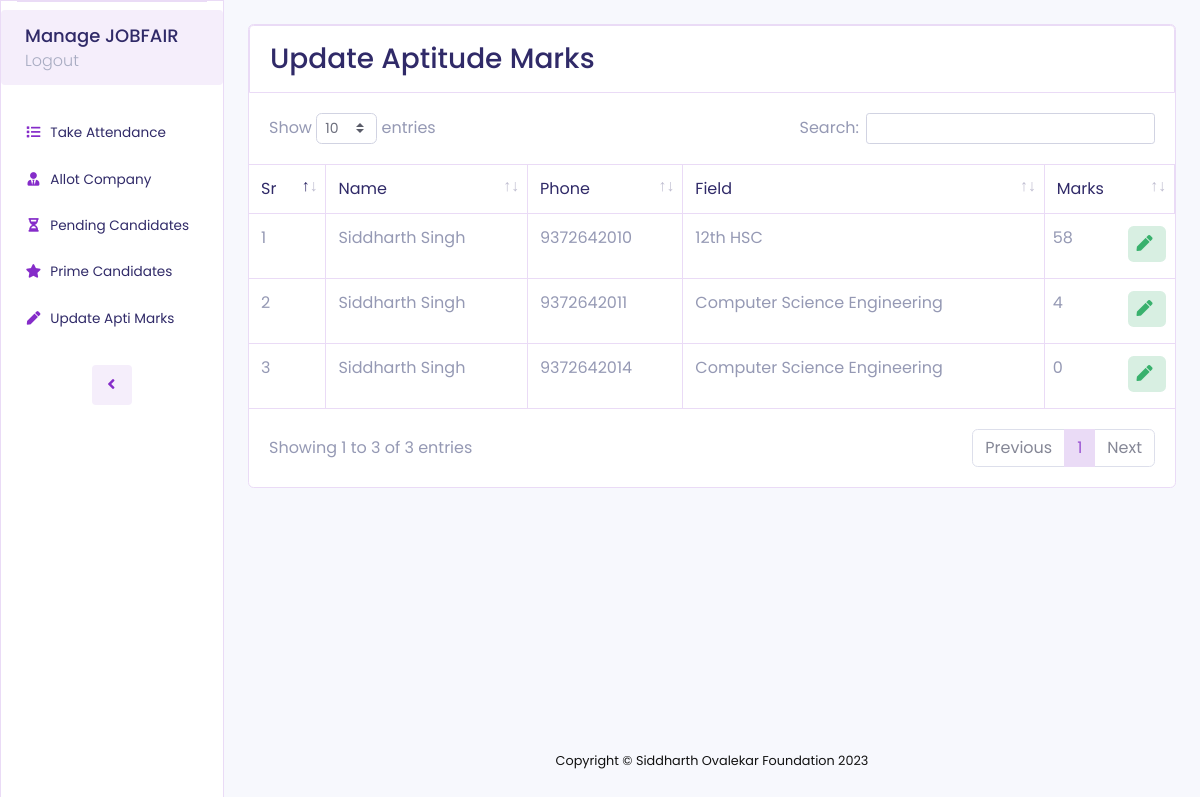
Screenshot of /admin/marks.php (signed in) with the database file from the repository.
### tables this page shows
CREATE TABLE `students` (
  `id` int(11) NOT NULL,
  `first_name` varchar(50) NOT NULL,
  `last_name` varchar(50) NOT NULL,
  `phone` bigint(15) NOT NULL,
  `email` varchar(500) NOT NULL,
  `college` varchar(250) NOT NULL,
  `category` varchar(100) NOT NULL,
  `field` varchar(300) NOT NULL,
  `tenth_marks` float NOT NULL,
  `twelfth_marks` float NOT NULL DEFAULT 0,
  `degree_marks` float NOT NULL DEFAULT 0,
  `year_of_passing` int(11) NOT NULL,
  `path` varchar(1000) NOT NULL,
  `dob` date NOT NULL,
  `attended` int(11) NOT NULL DEFAULT 0,
  `top` int(11) NOT NULL DEFAULT 0,
  `apti_marks` int(11) NOT NULL DEFAULT 0
);

### admin/marks.php (the view, shortened to what this page needs)
<?php
    include("partial.php");
?>
<!DOCTYPE html>
<html lang="en">
<head>
    <link href="assets/vendor/fontawesome-free/css/all.min.css" rel="stylesheet" type="text/css">
    <link href="assets/vendor/datatables/dataTables.bootstrap4.min.css" rel="stylesheet">
    <link href="assets/css/sb-admin-2.min.css" rel="stylesheet">
</head>
<body id="page-top">
    <div id="wrapper">
        <?php include("./sidebar.php"); ?>
        <div id="content-wrapper" class="d-flex flex-column">
            <div id="content">
                <div class="container-fluid mt-md-4">
                    <div class="card mb-4">
                        <div class="card-header py-3" style="border:1.5px solid #eadbf6; ">
                            <h3 class="m-0 font-weight-medium" style="color:#302a68;">Update Aptitude Marks</h3>
                        </div>
                        <div class="card-body p-0">
                            <div class="table-responsive">
                                <table class="table table-bordered" id="dataTable" width="100%" cellspacing="0">
                                    <thead>
                                        <tr>
                                            <th>Sr</th>
                                            <th>Name</th>
                                            <th>Phone</th>
                                            <th>Field</th>
                                            <th>Marks</th>
                                        </tr>
                                    </thead>
                                    <tbody>
                                    <?php
                                        $q= "select * from students";
                                        $r= mysqli_query($conn, $q);
                                        $i= 1;
                                        while($res=$r->fetch_assoc()){
                                            echo "<tr>
                                                    <td>".$i."</td>
                                                    <td>".$res['first_name']." ".$res['last_name']."</td>
                                                    <td>".$res['phone']."</td>
                                                    <td>".$res['field']."</td>
                                                    <td class='row'>
                                                        <div class='col-md-7' >
                                                            <p id='displaymarks".$res['phone']."'>".$res['apti_marks']."</p>
                                                            <input id='inputmarks".$res['phone']."' style='display: none;' type='number' value='".$res['apti_marks']."' name='marks' class='form-control mb-1'>
                                                        </div>
                                                        <div class='col-md-5'>
                                                            <button phone='".$res['phone']."' id='displaysubmit".$res['phone']."' onclick='change(this)' style='background-color: #d8efe2!important;border: none;' class='btn btn-success btn-icon-split ml-sm-0 w-100'>
                                                                <span class='text' style='color: #39b16d;font-weight: 400;'><i class='fas fa-pen' style='margin-right: 5px;'></i></span>
                                                            </button>
                                                            <button onclick='submit(this)' phone='".$res['phone']."' id='inputsubmit".$res['phone']."' style='display: none;' style='background-color: #d8efe2!important;border: none;' class='btn btn-success btn-icon-split ml-sm-0 w-100'>
                                                                <span class='text' style='color: #fff;font-weight: 400;'><i class='fas fa-check' style='margin-right: 5px;'></i></span>
                                                            </button>
                                                        </div>
                                                    </td>
                                                </tr>";
                                            $i++;
                                        }
                                      ?>
                                    </tbody>
                                </table>
                            </div>
                        </div>
                    </div>
                </div>
            </div>
            <footer class="sticky-footer">
                <div class="container my-auto">
                    <div class="copyright text-center my-auto">
                        <span>Copyright &copy; Siddharth Ovalekar Foundation 2023</span>
                    </div>
                </div>
            </footer>
        </div>
    </div>
</body>
</html>

### rows the page displays
students: first_name "Siddharth", last_name "Singh", phone "9372642010", field "12th HSC", apti_marks "58"
students: first_name "Siddharth", last_name "Singh", phone "9372642011", field "Computer Science Engineering", apti_marks "4"
students: first_name "Siddharth", last_name "Singh", phone "9372642014", field "Computer Science Engineering", apti_marks "0"
